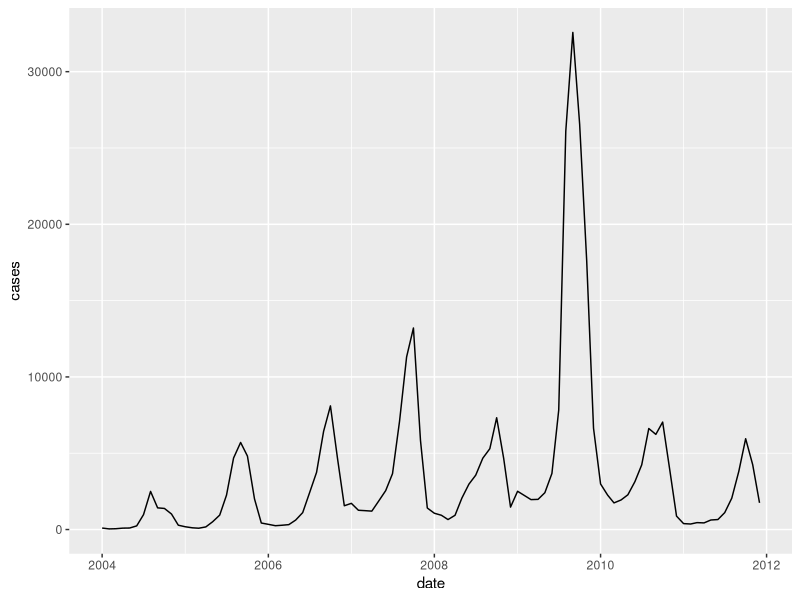
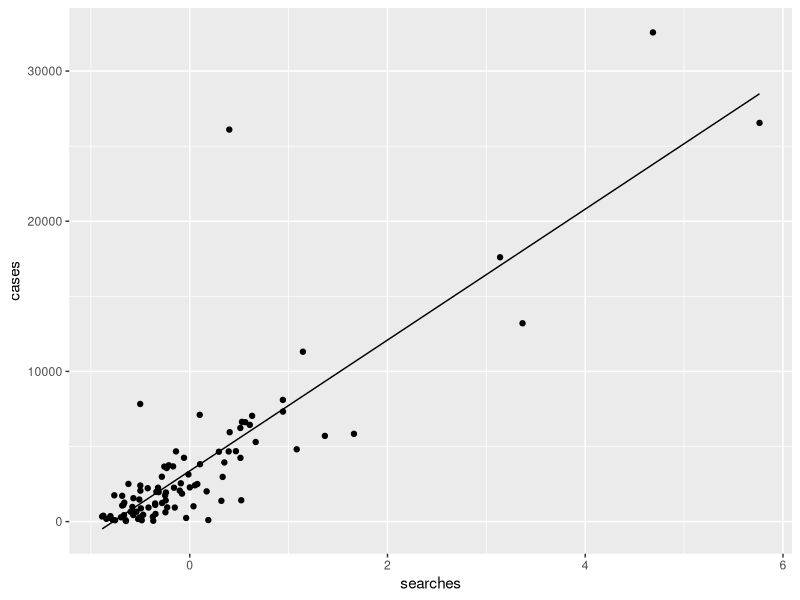
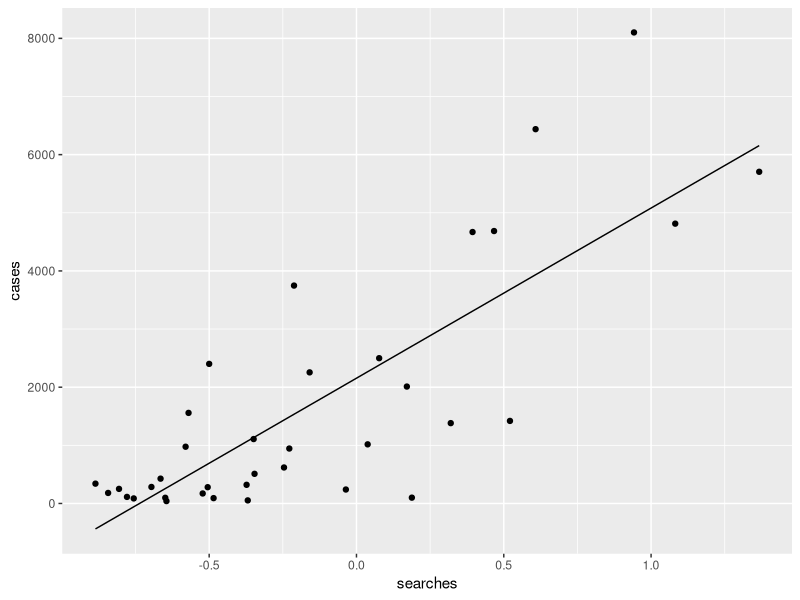
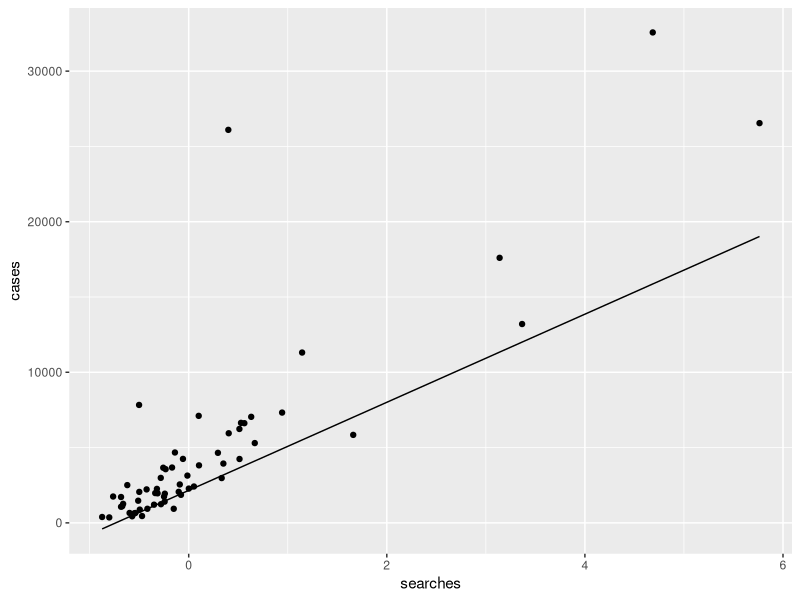
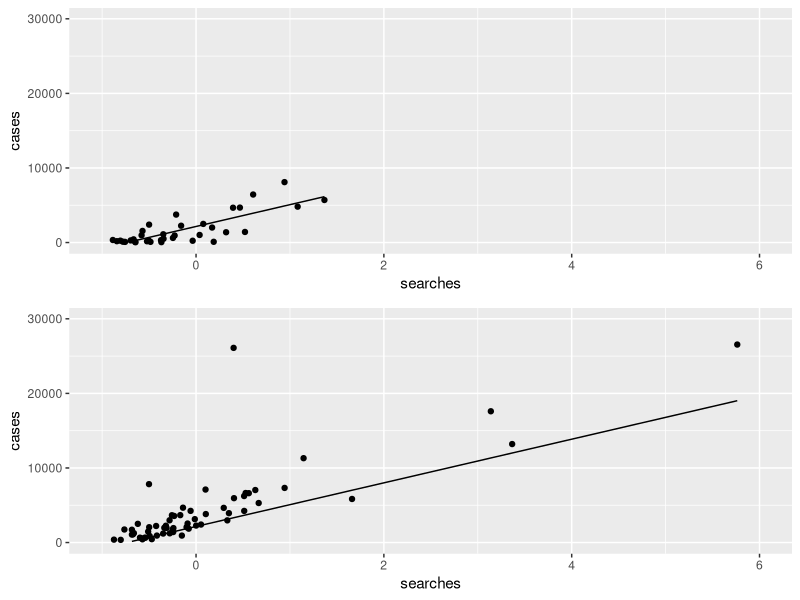
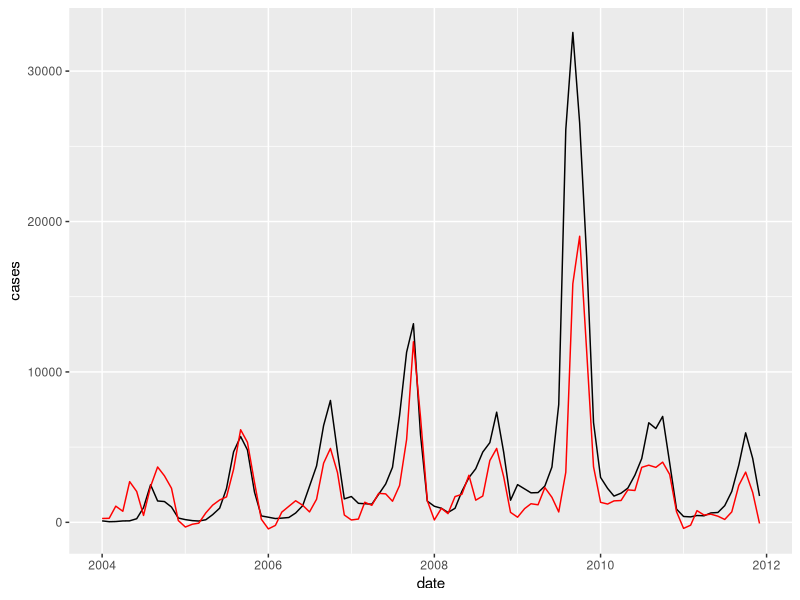

Source code (R) for these figures, in order:
## ---- chunk 1
knitr::opts_chunk$set(echo = TRUE)
## ---- chunk 2
library(readxl)
library(dplyr)
library(ggplot2)
library(lubridate)
dengue <- read_excel("sismid_10-statistics_and_modeling_with_novel_data_streams/dengue/Dengue_trends_AM_111.xls")

# weird excel NA values
dengue <- dengue[complete.cases(dengue), ]

# there are spaces in the column names
names(dengue) <- c('date', 'cases', 'searches')
## ---- chunk 3
# code from r graphics cookbook
# http://www.cookbook-r.com/Graphs/Multiple_graphs_on_one_page_(ggplot2)/
multiplot <- function(..., plotlist=NULL, file, cols=1, layout=NULL) {
  library(grid)

  # Make a list from the ... arguments and plotlist
  plots <- c(list(...), plotlist)

  numPlots = length(plots)

  # If layout is NULL, then use 'cols' to determine layout
  if (is.null(layout)) {
    # Make the panel
    # ncol: Number of columns of plots
    # nrow: Number of rows needed, calculated from # of cols
    layout <- matrix(seq(1, cols * ceiling(numPlots/cols)),
                    ncol = cols, nrow = ceiling(numPlots/cols))
  }

 if (numPlots==1) {
    print(plots[[1]])

  } else {
    # Set up the page
    grid.newpage()
    pushViewport(viewport(layout = grid.layout(nrow(layout), ncol(layout))))

    # Make each plot, in the correct location
    for (i in 1:numPlots) {
      # Get the i,j matrix positions of the regions that contain this subplot
      matchidx <- as.data.frame(which(layout == i, arr.ind = TRUE))

      print(plots[[i]], vp = viewport(layout.pos.row = matchidx$row,
                                      layout.pos.col = matchidx$col))
    }
  }
}
## ---- chunk 4
head(dengue)
tail(dengue)
## ---- chunk 5
ggplot(data = dengue) + geom_line(aes(x = date, y = cases))
## ---- chunk 6
mod <- glm(formula = cases ~ searches, data = dengue)
summary(mod)
## ---- chunk 7
dengue$glm_predict <- predict(mod, dengue[, 'searches'])
ggplot(data = dengue) +
    geom_point(aes(x = searches, y = cases)) +
    geom_line(aes(x = searches, y = glm_predict))
## ---- chunk 8
training <- dengue[year(dengue$date) >= 2004 & year(dengue$date) <= 2006, ]
mod_training <- glm(cases ~ searches, data = training)
summary(mod_training)
## ---- chunk 9
values_train <- predict(mod_training, training[, 'searches'])
## ---- chunk 10
g1 <- ggplot(data = training) +
    geom_point(aes(x = searches, y = cases)) +
    geom_line(aes(x = training$searches, y = values_train))
g1
## ---- chunk 11
test_all <- dengue[year(dengue$date) >= 2007, ]
test <- test_all[, 'searches']
values_test <- predict(mod_training, as.data.frame(test))
## ---- chunk 12
g2 <- ggplot(data = test_all) +
    geom_point(aes(x = searches, y = cases)) +
    geom_line(aes(x = test_all$searches, y = values_test))
g2
## ---- chunk 13
multiplot(g1 + xlim(-1, 6) + ylim(0, 30000),
          g2 + xlim(-1, 6) + ylim(0, 30000))
## ---- chunk 14
p <- predict(mod_training, dengue[, 'searches'])
ggplot() +
    geom_line(data = dengue, aes(x = date, y = cases)) +
    geom_line(aes(x = dengue$date, y = p), color = 'red')
